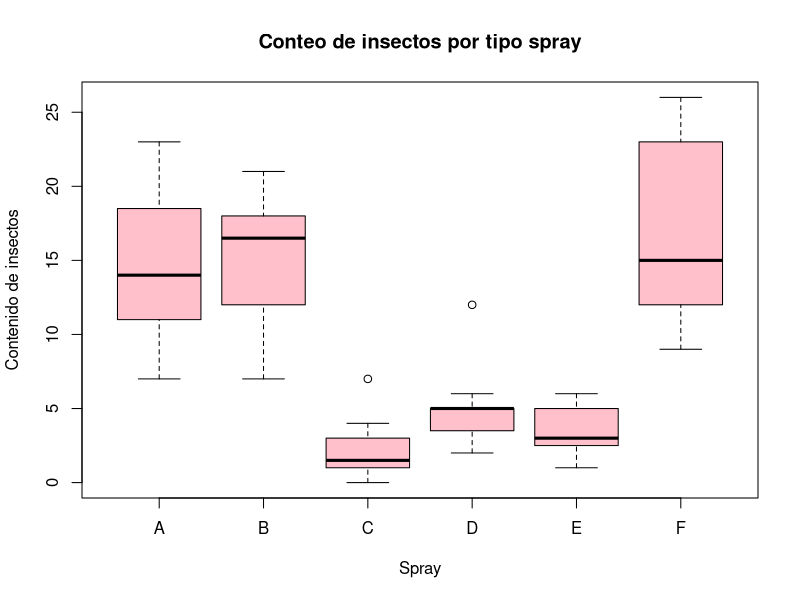

R code for this plot:
# Laura Lorena Camacho Rangel
# 2070458
# 30/05/2025

## Examen final

# Importar datos de internet
ur1 <- "https://stat.ethx.ch/R-devel/library/datasets/html/InsectSprays.html"

data("InsectSprays")
head(InsectSprays)

tapply(InsectSprays$count, InsectSprays$spray, length)

boxplot(InsectSprays$count ~ InsectSprays$spray,
        main = "Conteo de insectos por tipo spray",
        col = "pink",
        xlab = "Spray",
        ylab = "Contenido de insectos")

tapply(InsectSprays$count, InsectSprays$spray, mean )
tapply(InsectSprays$count, InsectSprays$spray, var)

shapiro.test(InsectSprays$count)

bartlett.test(count ~ spray, data = InsectSprays)
